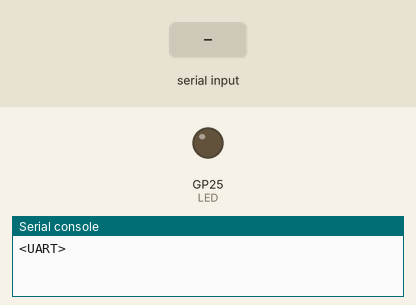
Simulated run of this program. Board: Raspberry Pi Pico running MicroPython. Shown: output pins drawn as LEDs (lit = HIGH), the last lines printed to the serial console. The inputs (shaded band) are chosen by the test bench.

Above: at 1.2 s.
1.3 s: "L" received over the second serial link
At 2.4 s:
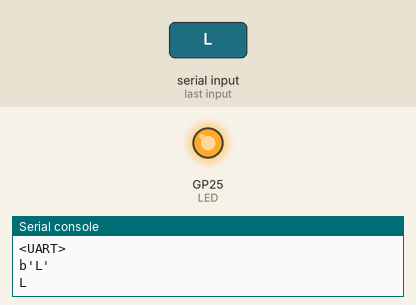
3.5 s: "D" received over the second serial link
At 5.2 s:
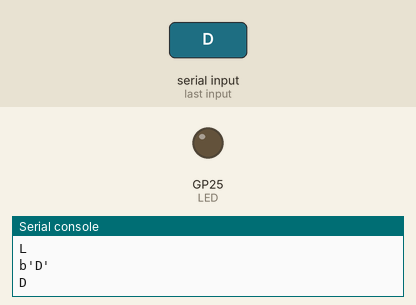
Timing chart, 0 to 6.7 s (numbered marks = the images above; inputs shaded):
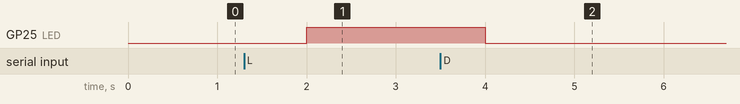

Measured:
- after the input at 1.3 s, GP25 (LED): LOW → HIGH after 0.70 s
- after the input at 3.5 s, GP25 (LED): HIGH → LOW after 0.50 s

The program:

Bluetooth_HC-05.py
```python
# importamos o módulo UART para usar o Bluetooth
from machine import Pin, UART
from time import sleep

# Vamos controlar o LED da placa
LED = Pin(25, Pin.OUT)

# Iniciamos o UART do Bluetooth
uart = UART( 0, baudrate = 9600, tx = Pin(0), rx = Pin(1) )

# Vamos conferir as configurações
print(uart)


## LOOP
while True:
    # Vamos ver quantos bytes o bluetooth recebeu
    bytes_to_read = uart.any()

    # Se ele recebeu algum byte, vamos lê-los
    if bytes_to_read > 0 :
        # Aqui fazemos a leitura de N bytes
        command= uart.read( bytes_to_read )
        # Vamos printar esse valor na sua forma pura
        print(command)

        # Vamos decodificar os bytes em caracteres
        command= command.decode()
        print(command)

        # Se o caracter recebido corresponder
        if command =='L':
            LED.value(1)
            uart.write( "LED LIGADO (L)".encode() )

        elif command =='D':
            LED.value(0)
            uart.write( "LED DESLIGADO (D)".encode() )

    sleep( 1 )
```
